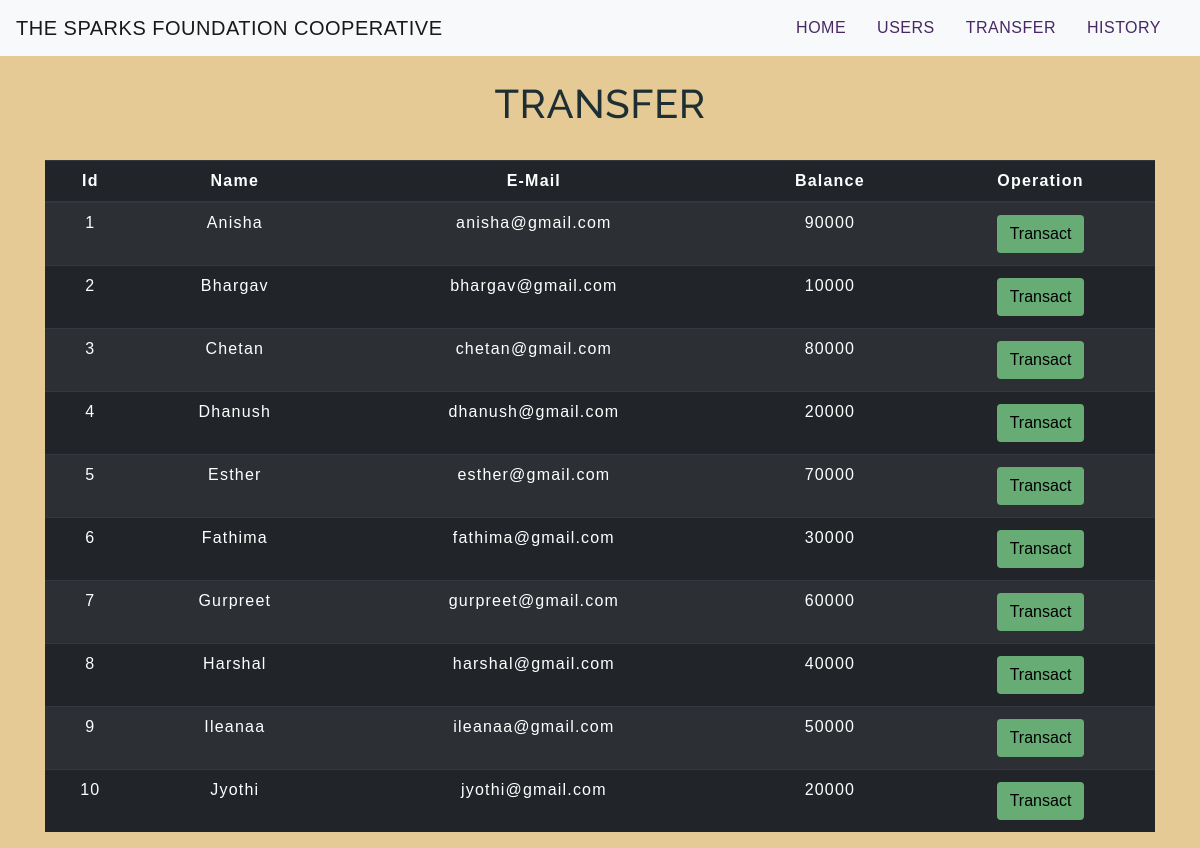
The app's page /transfermoney.php with its own data.
### tables this page shows
CREATE TABLE `users` (
`id` int(3) NOT NULL,
`name` text NOT NULL,
`email` varchar(30) NOT NULL,
`balance` int(8) NOT NULL
);

### transfermoney.php (the view, shortened to what this page needs)
<!DOCTYPE html>
<html lang="en">
<head>
<link rel="stylesheet" href="https://maxcdn.bootstrapcdn.com/bootstrap/4.0.0/css/bootstrap.min.css">
<link rel="stylesheet" type="text/css" href="css/table.css">
<link rel="stylesheet" type="text/css" href="css/navbar.css">
</head>
<body style="background-color : #e6ca96; ">
<?php
include 'config.php';
$sql = "SELECT * FROM users";
$result = mysqli_query($conn,$sql);
?>
<?php
include 'navbar.php';
?>
<div class="container">
<h2 class="text-center pt-4">TRANSFER</h2>
<br>
<div class="row">
<div class="col">
<div class="table-responsive-sm">
<table class="table table-hover table-dark table-striped">
<thead>
<tr>
<th scope="col" class="text-center py-2">Id</th>
<th scope="col" class="text-center py-2">Name</th>
<th scope="col" class="text-center py-2">E-Mail</th>
<th scope="col" class="text-center py-2">Balance</th>
<th scope="col" class="text-center py-2">Operation</th>
</tr>
</thead>
<tbody>
<?php
while($rows=mysqli_fetch_assoc($result)){
?>
<tr>
<td class="py-2"><?php echo $rows['id'] ?></td>
<td class="py-2"><?php echo $rows['name']?></td>
<td class="py-2"><?php echo $rows['email']?></td>
<td class="py-2"><?php echo $rows['balance']?></td>
<td><a href="selecteduserdetail.php?id= <?php echo $rows['id'] ;?>" > <button type="button" class="btn" >Transact</button></a></td>
</tr>
<?php
}
?>
</tbody>
</table>
</div>
</div>
</div>
</div>
</body>
</html>

### navbar.php (shortened to what this page needs)
<nav class="navbar navbar-expand-md navbar-light bg-light">
<a class="navbar-brand" href="index.php">THE SPARKS FOUNDATION COOPERATIVE</a>
<div class="collapse navbar-collapse" id="collapsibleNavbar">
<ul class="navbar-nav ml-auto">
<li class="nav-item">
<a class="nav-link" href="index.php" style="color: #472864;" >HOME</a>
</li>
<li class="nav-item">
<a class="nav-link" href="viewallcustomers.php" style="color: #472864;">USERS</a>
</li>
<li class="nav-item">
<a class="nav-link" href="transfermoney.php" style="color: #472864;">TRANSFER</a>
</li>
<li class="nav-item">
<a class="nav-link" href="transactionhistory.php" style="color: #472864;">HISTORY</a>
</li>
</div>
</nav>

### table.css (style rules this page uses)
* { padding: 0; margin: 0; box-sizing: border-box; font-family: sans-serif; }
h2 { font-size: 40px; }
table { letter-spacing: 1.2px; }
td { text-align: center; }
button { border:none; background: #68ac75; transition: 1s; }

### navbar.css (style rules this page uses)
.nav-link { margin-right: 15px; color:#331f46; letter-spacing: 0.5px; transition: 0.5s; }
.navbar-brand { color: #2d2230; letter-spacing: 0.5px; }
h2 { color: #1e2f33; letter-spacing: 0.5px; font-family: raleway; }

### transfermoney.php (style rules this page uses)
button { transition: 1.5s; }

### records on screen
users: id "1", name "Anisha", email "anisha@gmail.com", balance "90000"
users: id "2", name "Bhargav", email "bhargav@gmail.com", balance "10000"
users: id "3", name "Chetan", email "chetan@gmail.com", balance "80000"
users: id "4", name "Dhanush", email "dhanush@gmail.com", balance "20000"
users: id "5", name "Esther", email "esther@gmail.com", balance "70000"
users: id "6", name "Fathima", email "fathima@gmail.com", balance "30000"
users: id "7", name "Gurpreet", email "gurpreet@gmail.com", balance "60000"
users: id "8", name "Harshal", email "harshal@gmail.com", balance "40000"
users: id "9", name "Ileanaa", email "ileanaa@gmail.com", balance "50000"
users: id "10", name "Jyothi", email "jyothi@gmail.com", balance "20000"
